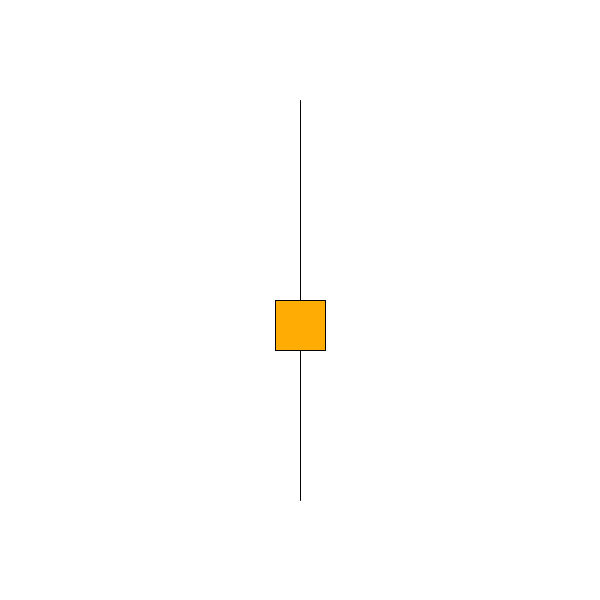
Frame 1 (no input)
Frame 60 (the mouse pressed at the canvas centre just before this capture): identical to frame 1, image omitted
Frame 120 (the mouse held since frame 60 and released just before this capture): identical to frame 1, image omitted

The Processing sketch that drew this single still picture (run headless with seeded random() and noise(); from frame 60 on, the mouse is pressed at the canvas centre):

// Processing sketch: Unit_3_Checkpoint_3
// ── Unit_3_Checkpoint_3.pde
float sliderY;


void setup(){
  size(600,600);
  stroke(5);
  fill(255,172,5);
  sliderY=300;
}

void draw(){
  background(255);
  line(300,100,300,500);
  square(275,sliderY,50);
}

void mouseDragged(){
  slider();
}

void mouseReleased(){
  slider();
}

void slider(){
  if(mouseX<=330&&mouseX>=270&&mouseY>=100&&mouseY<=500){
    sliderY=mouseY-25;
  }
}
  
